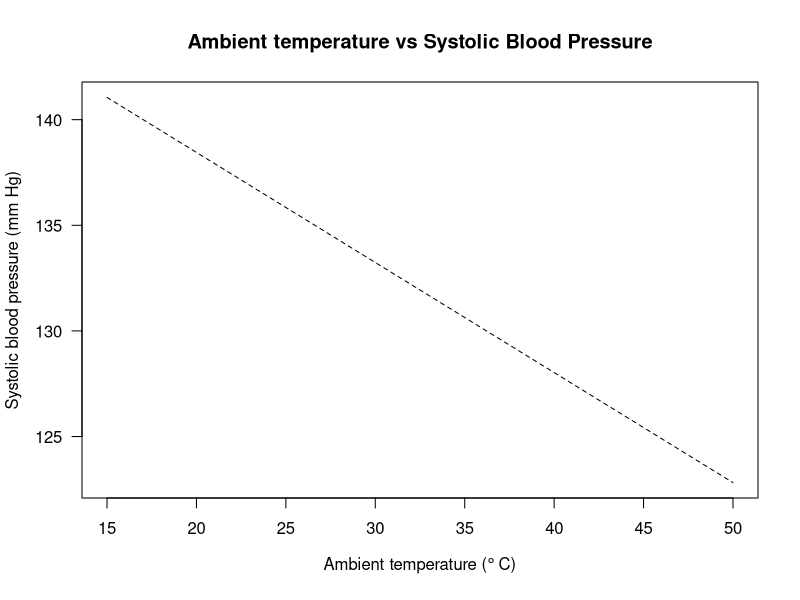
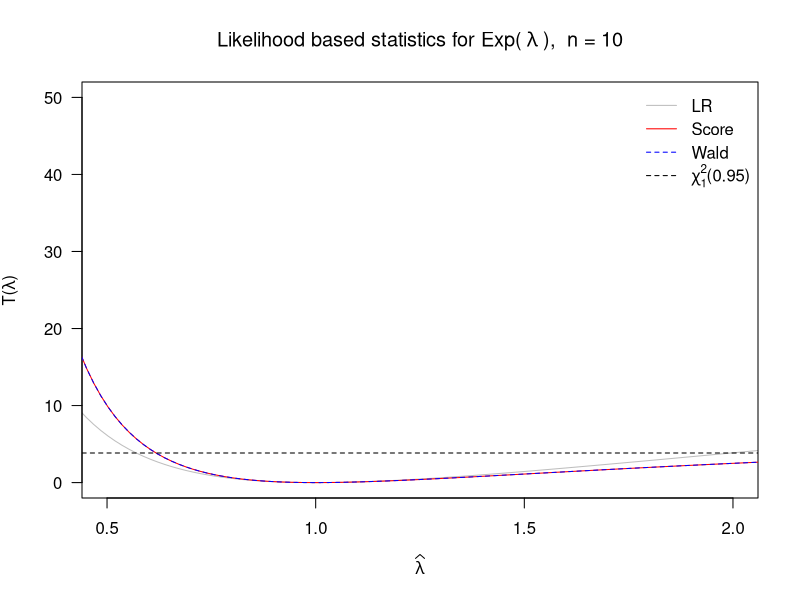
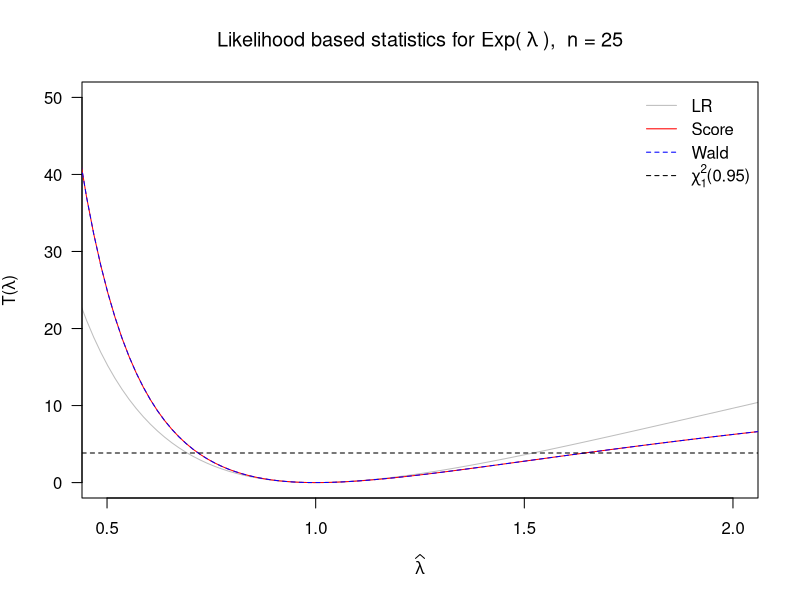
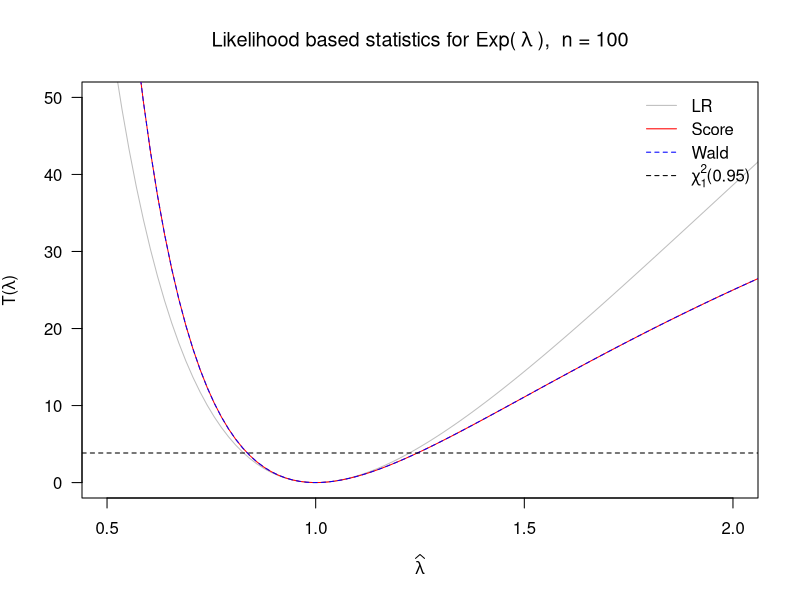
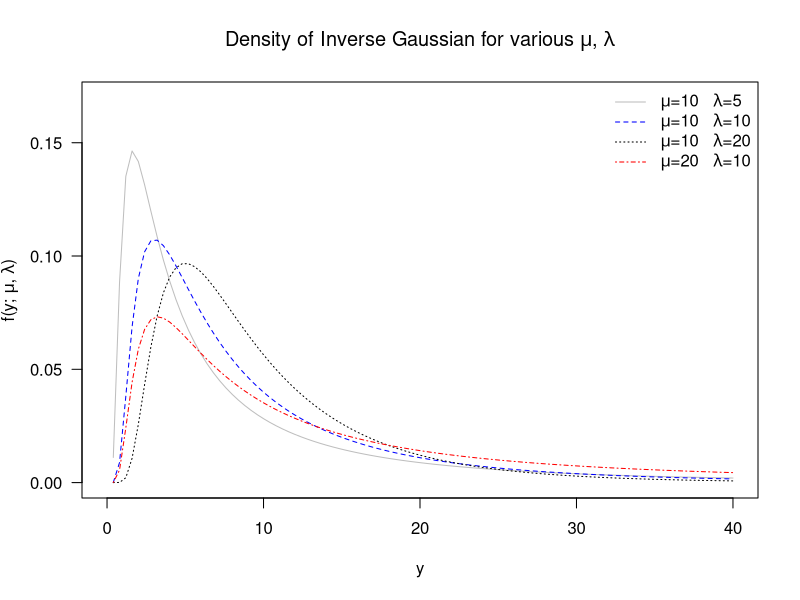

Here is the R script that generated these plots, in order:
## ---- chunk 1
knitr::opts_chunk$set(echo = TRUE)
## ---- chunk 2
beta <- c(100.812, 0.332, 0.411, -3.003, -0.362, -0.521)
se_beta <- c(13.096, 0.062, 0.090, 1.758, 2.732, 0.262)
p_val <- format(pt(beta / se_beta, 568, lower.tail=FALSE), scientific=TRUE) 
row_names <- c("Constant", "Age (in years)", "Waist circumference (cm)", 
               paste0("Alcohol ", "(yes: 1;no: 0)"), "Smoking (yes: 1;no: 0)", "Ambient temperature $(^{\\circ} C)$")
col_names <- c("$\\hat{\\beta_i}$", "$se(\\hat{\\beta_i})$", "$p_{val}$")
data <- matrix(c(beta, se_beta, p_val), ncol = 3)
df <- data.frame(data, row.names=row_names)
colnames(df) <- col_names
## ---- chunk 3
knitr::kable(df, escape=FALSE, scientific=TRUE)
## ---- chunk 4
x_0 <- c(1, 30, 100, 1, 0)
intercept_c <- sum(x_0 * beta[1:5])
eq_c = function(x){intercept_c + beta[6] * x}
curve(eq_c, 15, 50, type = 'l', lty = 2, xlab = bquote('Ambient temperature (' *degree ~ 'C)'),
       ylab = 'Systolic blood pressure (mm Hg)', 
      main=paste0("Ambient " , "temperature vs Systolic Blood Pressure"), las=1)
## ---- chunk 5
lower <- beta[6] - qt(.975, 568) * se_beta[6]
upper <- beta[6] + qt(.975, 568) * se_beta[6]
## ---- chunk 6
intercept_e <- sum(c(1, 45, 100, 1, 0) * beta[1:5])
eq_e <- function(x){intercept_e + beta[6] * x}
print(intercept_e)
## ---- chunk 7
lr <- function(lmbd){2 * (num / lmbd + num * log(lmbd) - num)}
score <- function(lmbd){num * (1 - 1 / lmbd)^2}
wald <- function(lmbd){num * (1 - 1 / lmbd)^2}
for (num in c(10, 25, 100)) {
title <- bquote("Likelihood based statistics for Exp(" ~ lambda ~ "), " ~ "n ="~ .(num))
curve(lr, 0.4, 2.1, main = title, type = 'l', lty = 1, col = 'grey', las=1,
      xlab = bquote(widehat(lambda)), ylab = expression(paste("T(", widehat(lambda), ")")), 
      xlim=c(0.5,2), ylim=c(0,50),)
curve(score, 0.4, 2.1, type = 'l', lty = 1, col = 'red', add=TRUE)
curve(wald, 0.4, 2.1, type = 'l', lty = 2, col = 'blue', add=TRUE)
abline(h = qchisq(0.95, 1), lty = 2)
legend('topright', legend = c("LR", 'Score', 'Wald', expression(paste(chi[1]^2, "(0.95)"))),
       col = c('grey', 'red', 'blue', 'black'), lty=c(1,1,2,2), bty='n')
}
## ---- chunk 8
dinvgauss <- function(y, mu, lambda)
  {(lambda / (2 * pi * y^3)) ^ 0.5 * exp(-lambda * (y - mu) ^ 2 / (2 * y * mu ^2))}
density1 <- function(y){dinvgauss(y, 10, 5)}
curve(density1, 0, 40, xlim=c(0,40), ylim=c(0,0.17),type='l', lty=1, las = 1,
      main=expression(paste('Density of Inverse Gaussian for various ', mu, ', ', lambda)), 
      col = 'grey', xlab='y', ylab=expression(paste('f(y; ', mu, ', ',lambda, ')')))
density2 <- function(y){dinvgauss(y, 10, 10)}
curve(density2, 0, 40, type='l', col='blue', lty=2, add=TRUE)
density3 <- function(y){dinvgauss(y, 10, 20)}
curve(density3, 0, 40, type='l', col='black', lty=3, add=TRUE)
density4 <- function(y){dinvgauss(y, 20, 10)}
curve(density4, 0, 40, type='l', col='red', lty=4, add=TRUE)
legend("topright", legend=c(expression(paste(mu, '=10   ', lambda, '=5')),
                            expression(paste(mu, '=10   ', lambda,'=10')), 
                            expression(paste(mu, '=10   ', lambda, '=20')), 
                            expression(paste(mu, '=20   ', lambda, '=10'))), 
       col=c('grey', 'blue', 'black', 'red'), lty=c(1,2,3,4), bty='n')
## ---- chunk 9
lambda = 140000
y <- c(92.00, 92.00, 91.25, 85.62, 84.90, 87.88, 87.88, 87.57, 90.25, 88.40, 89.45, 96.38,
       94.62, 91.23)
x <- c(42,43,44,46,48,49,50,51,57,59,60,61,62,63)
Xt <- matrix(c(rep(1, 14), x, x^2), ncol=3)

score <- function(b) {
  s <- c()
  for (j in 1:3) {
    sum <- 0
    for (i in 1:14) {
      sum <- sum + exp(-2 * Xt[i,] %*% b) * (y[i] - exp(Xt[i,] %*% b)) * Xt[i,j]
    }
    s[j] <- lambda * sum
  }
  return(s)
}

irls <- function(b, eps) {
  beta_old <- b
  w <- c()
  for (i in 1:14) {
    w[i] <- exp(-Xt[i,] %*% beta_old)
  }
  W <- lambda * diag(w)
  exp_inf <- t(Xt) %*% W %*% Xt
  beta_new <- beta_old + solve(exp_inf) %*% score(beta_old)
  while ((sum(beta_old - beta_new)^2)^0.5 >= eps) {
    beta_old <- beta_new
    beta_new <- beta_old + solve(exp_inf) %*% score(beta_old)
    
  }
  return(beta_new)
}

print(irls(c(5, -.05, .0005), .0001))
